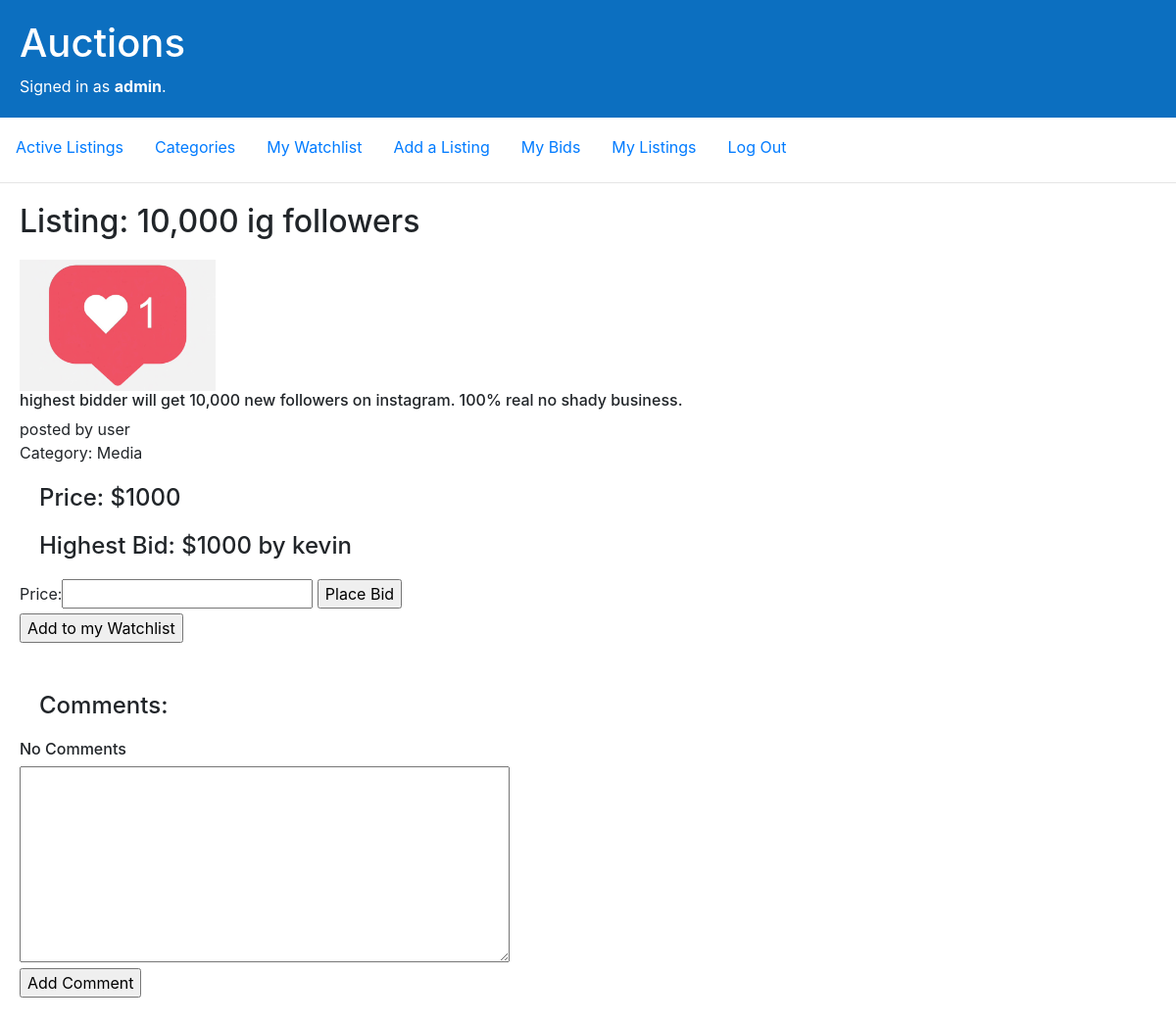
The page /11 (signed in) on the database its author committed.
### auctions/models.py (models this page shows, shortened)
class User(AbstractUser, models.Model):
    watchlist = models.ManyToManyField(Listing, blank=True, related_name="watchlist_users")
    bids = models.ManyToManyField(Listing, blank=True, related_name="bid_users")

class Listing(models.Model):
    title = models.CharField(max_length=64)
    description = models.TextField(max_length=500)
    price = models.PositiveIntegerField()
    image = models.ImageField(upload_to="listing_images", blank=True, null=True)
    category = models.ForeignKey(Category, blank=True, null=True, on_delete=models.SET_NULL, related_name="listing")
    creator = models.ForeignKey('User', null=True, on_delete=models.CASCADE, related_name="listings")
    is_closed = models.BooleanField(default=False)

class Category(models.Model):
    name = models.CharField(max_length=16)
    def __str__(self):
        return self.name

class Bid(models.Model):
    price = models.PositiveIntegerField()
    listing = models.ForeignKey('Listing', blank=True, null=True, on_delete=models.CASCADE, related_name="bids")
    bidder = models.ForeignKey('User', blank=True, null=True, on_delete=models.CASCADE, related_name="bidder")

### auctions/views.py (the view)
# urls.py: path("<int:id>", views.view_listing, name="view_listing"),
@login_required
def view_listing(request, id):
    listing = Listing.objects.get(pk=id)
    comments = Comment.objects.filter(listing=listing)
    bids = Bid.objects.filter(listing=listing)
    highest_bid = bids.order_by('-price').first()
    num_bids = len(bids)
    if request.method == 'POST':
        if 'watchlist' in request.POST:
            listing = Listing.objects.get(pk=id)
            if listing in request.user.watchlist.all():
                request.user.watchlist.remove(listing)
            else:
                request.user.watchlist.add(listing)
        elif 'bid' in request.POST:
            form  = new_bid_form(request.POST)
            if form.is_valid():
                price = form.cleaned_data["price"]
                if price >= listing.price:
                    if num_bids > 0 and price > highest_bid.price:
                        new_bid = Bid(price=price, listing=listing, bidder=request.user)
                        new_bid.save()
                        return HttpResponseRedirect(reverse("view_listing", kwargs={"id": listing.id}))
                    elif num_bids == 0:
                        new_bid = Bid(price=price, listing=listing, bidder=request.user)
                        new_bid.save()
                        return HttpResponseRedirect(reverse("view_listing", kwargs={"id": listing.id}))
            return render(request, "auctions/listing.html", {
                "listing": listing,
                "comments": comments,
                "highest_bid": highest_bid,
                "message": "Bid price too low!",
                "form": form
            })
        elif 'comment' in request.POST:
            content = request.POST.get('content')
            comment = Comment(content=content, listing=listing, commenter=request.user)
            comment.save()
        elif 'close_listing' in request.POST:
            if num_bids == 0:
                return render(request, "auctions/listing.html", {
                    "listing": listing,
                    "comments": comments,
                    "highest_bid": highest_bid,
                    "form": new_bid_form(),
                    "message": "No bids for this listing yet!"
                })
            listing.is_closed = True
            listing.save()
        elif 'delete' in request.POST:
            listing.delete()
            return HttpResponseRedirect(reverse("index"))
        return HttpResponseRedirect(reverse("view_listing", kwargs={"id": listing.id}))
    else:
        return render(request, "auctions/listing.html", {
            "listing": listing,
            "comments": comments,
            "highest_bid": highest_bid,
            "form": new_bid_form()
        })

### auctions/views.py
class new_bid_form(ModelForm):
    class Meta:
        model = Bid
        fields = ["price"]

### auctions/templates/auctions/listing.html (shortened to what this page needs)
{% extends "auctions/layout.html" %}
{% block body %}
    {% if listing %}
        <h2>Listing: {{ listing.title }}</h2>
        <div class='comment_container'>
        {% if listing.image %}
            <img src="{{ listing.image.url }}"/>
        {% endif %}
        <h6>{{ listing.description }}</h6>
        <p>posted by {{ listing.creator.username }} <br /> Category: {{ listing.category }}</p>
        <h4>Price: ${{ listing.price }}</h4>
        {% if listing.is_closed %}
            {% if highest_bid.bidder != request.user %}
                <h4>This listing is closed. Winner: {{ highest_bid.bidder.username }} with a bid of ${{ highest_bid.price }}</h4>
            {% else %}
            <h4>Congratulations! You won this auction with a bid of ${{ highest_bid.price }}</h4>
            {% endif %}
        {% else %}
            {% if highest_bid %}
                <h4>Highest Bid: ${{ highest_bid.price }} by {{ highest_bid.bidder.username }}</h4>
            {% else %}
                <h4>No Bids for this listing.</h4>
            {% endif %}
            {% if listing.creator != request.user and highest_bid.bidder != request.user %}
                <form action="{% url 'view_listing' listing.id %}" method="post">
                    {{ form }}
                    <input name="bid" type="submit" value="Place Bid">
                </form>
            {% endif %}
        {% endif %}
        <form action="{% url 'view_listing' listing.id %}" method="post">
        {% if listing.creator == request.user %}
            {% if listing.is_closed == False %}
                <input name="close_listing" type="submit" value="Close this Listing">
                <input name="delete" type="submit" value="Delete this Listing">
            {% endif %}
        {% else %}
            {% if listing in request.user.watchlist.all %}
                <input name="watchlist" type="submit" value="Remove from Watchlist">
            {% else %}
                <input name="watchlist" type="submit" value="Add to my Watchlist">
            {% endif %}
        </form>
        {% endif %}
      </div>
        <div class='comment_container'>
            <h4>Comments:</h4>
            {% for comment in comments %}
                <div class='comment'>
                    <h6>{{ comment.commenter.username }}</h6>
                    <p>{{ comment.content }}</p>
                </div>
            {% empty %}
                <h6>No Comments</h6>
            {% endfor %}
            <form action="{% url 'view_listing' listing.id %}" method="post">
                <textarea name='content'></textarea>
                <br />
                <input name="comment" type="submit" value="Add Comment">
            </form>
        </div>
    {% endif %}
{% endblock %}

### auctions/templates/auctions/layout.html (shortened to what this page needs)
{% load static %}
<!DOCTYPE html>
<html lang="en">
    <head>
        <link rel="stylesheet" href="https://stackpath.bootstrapcdn.com/bootstrap/4.4.1/css/bootstrap.min.css">
        <link href="{% static 'auctions/styles.css' %}" rel="stylesheet">
    </head>
    <body>
        <div class="header">
        <h1>Auctions</h1>
            {% if user.is_authenticated %}
                Signed in as <strong>{{ user.username }}</strong>.
            {% else %}
                Not signed in.
            {% endif %}
        </div>
        <ul class="nav">
            <li class="nav-item">
                <a class="nav-link" href="{% url 'index' %}">Active Listings</a>
            </li>
            <li class="nav-item">
                <a class="nav-link" href="{% url 'view_categories' %}">Categories</a>
            </li>
            {% if user.is_authenticated %}
                <li class="nav-item">
                    <a class="nav-link" href="{% url 'watchlist' request.user.id %}">My Watchlist</a>
                </li>
                <li class="nav-item">
                    <a class="nav-link" href="{% url 'create_listing' %}">Add a Listing</a>
                </li>
                <li class="nav-item">
                    <a class="nav-link" href="{% url 'my_bids' request.user.id %}">My Bids</a>
                </li>
                <li class="nav-item">
                    <a class="nav-link" href="{% url 'my_listings' request.user.id %}">My Listings</a>
                </li>
                <li class="nav-item">
                    <a class="nav-link" href="{% url 'logout' %}">Log Out</a>
                </li>
            {% endif %}
        </ul>
        <hr>
        {% block body %}
        {% endblock %}
    </body>
</html>

### auctions/static/auctions/styles.css (style rules this page uses)
a { display: block; }
h2, h4 { margin: 20px; }
.header { background-color: #0C6FC0; color: #FFFFFF; overflow: hidden; padding:20px; }
.nav { margin-top: 10px; }
img { max-height: 250px; max-width: 200px; }
textarea { width: 500px; height: 200px; }
.comment_container { margin: 20px 0 50px 20px; }

### rows shown on the page
User: username "admin"
Listing: title "10,000 ig followers", image (picture), description "highest bidder will get 10,000 new followers on instagram. 100% real no shady business.", creator.username "user", category "Media", price "1000"
Bid: price "1000", bidder.username "kevin"
